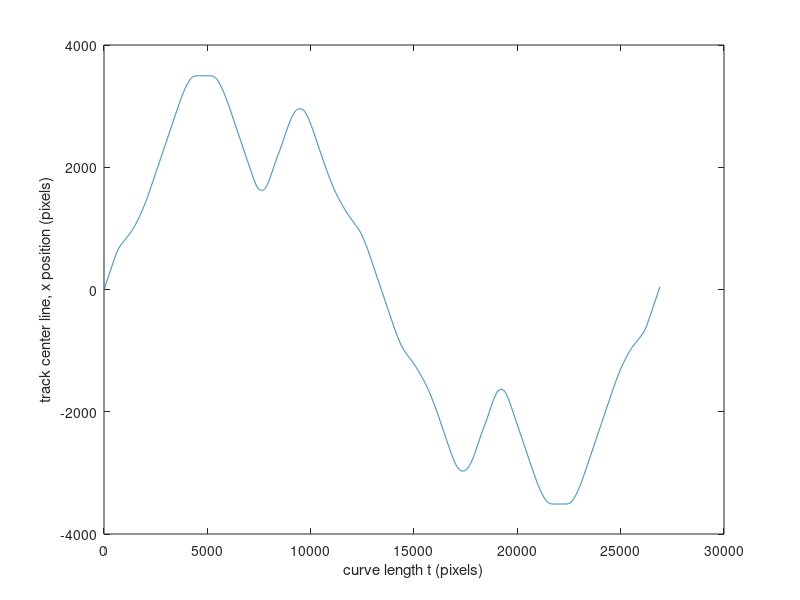
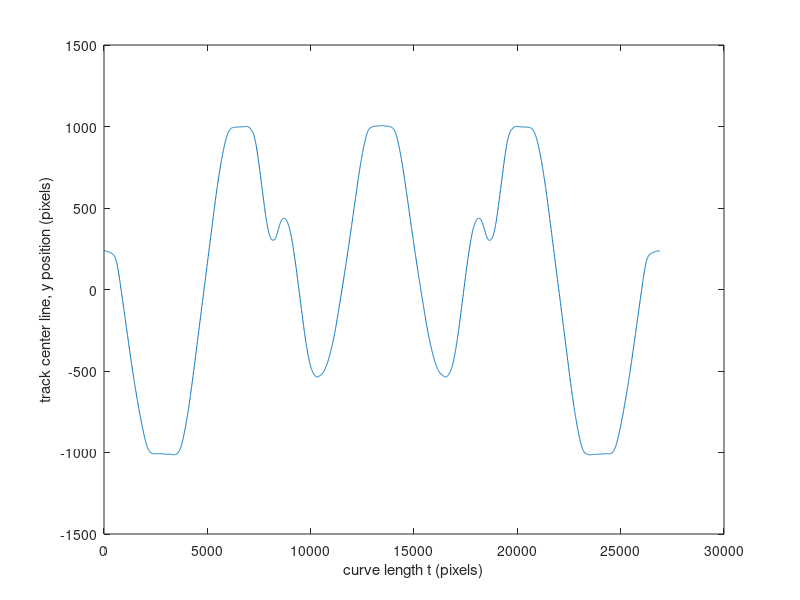
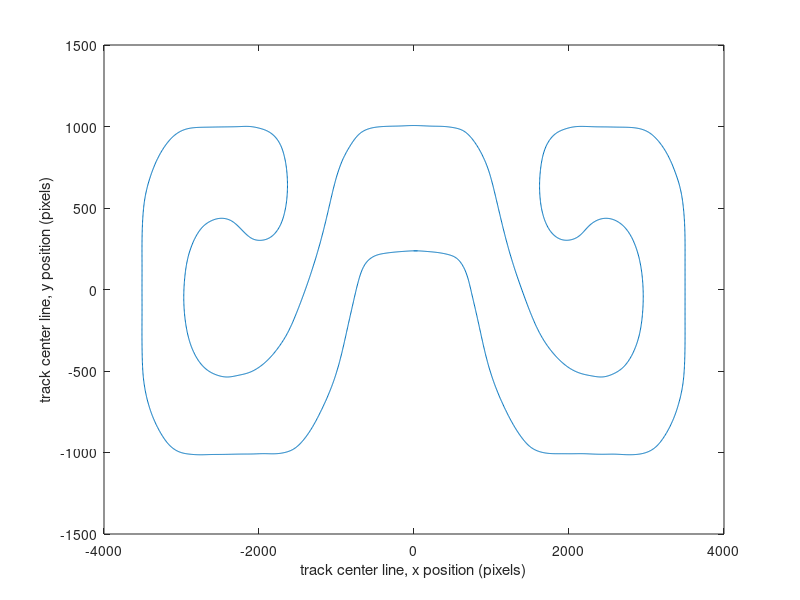

Write MATLAB code to recreate these figures, in order.

% delete all variables
clear;

% close existing figure windows
close ALL;

% load array from file into matlab
% note that columns can be separated by space / tab or commas in matlab
A = load('output.txt');

k = 1;
t  = A(:,k); k = k + 1;
x = A(:,k); k = k + 1;
y = A(:,k); k = k + 1;

k = 1;

figure(k); k = k + 1;
plot(t,x);
xlabel('curve length t (pixels)');
ylabel('track center line, x position (pixels)');

figure(k); k = k + 1;
plot(t,y);
xlabel('curve length t (pixels)');
ylabel('track center line, y position (pixels)');

figure(k); k = k + 1;
plot(x,y);
xlabel('track center line, x position (pixels)');
ylabel('track center line, y position (pixels)');
